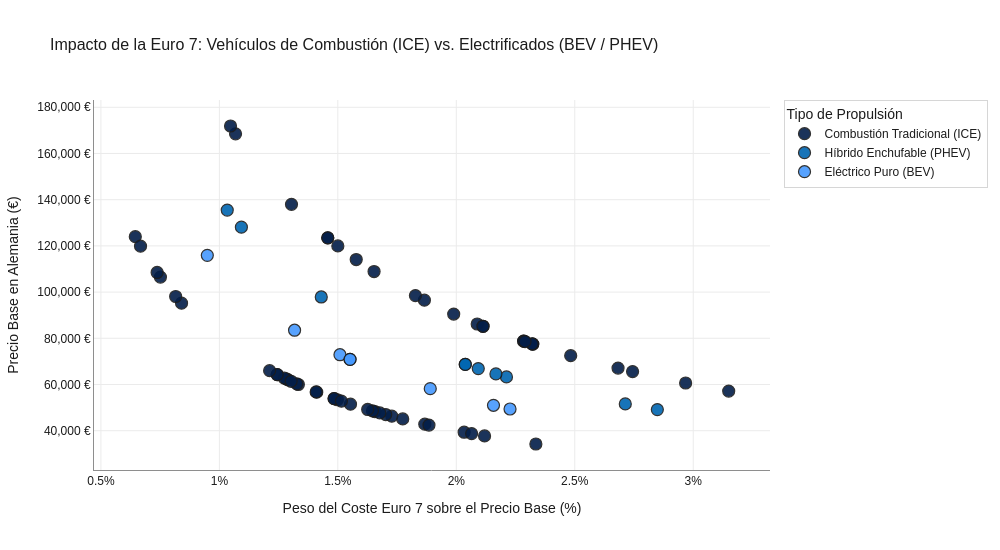

Notebook cell for this chart:
### Markdown cell above
### Enfoque Técnico Avanzado: Normativa Euro 7 (Eléctricos e Híbridos dejan de ser "intocables")

La entrada en vigor de la **normativa Euro 7** amplía el foco regulatorio más allá del tubo de escape, incorporando exigencias técnicas que impactan directamente en los vehículos electrificados (**BEV** y **PHEV**):

1. **Desgaste de frenos y neumáticos (Índice masa-desgaste):** A mayor masa en orden de marcha (especialmente en eléctricos y PHEV por el peso de las baterías), mayor es la fricción y la emisión de partículas PM10/PM2.5. Esto obliga a incorporar sistemas de frenado regenerativo más avanzados y compuestos de neumáticos de bajo desgaste, encareciendo el coste unitario.
2. **Durabilidad mínima de baterías (Sensibilidad por ciclo):** Euro 7 exige que las baterías conserven al menos el **80 %** de su capacidad original tras **5 años o 100.000 km**, y el **72 %** tras **8 años o 160.000 km**. En los **híbridos enchufables (PHEV)**, al tener baterías más pequeñas sometidas a ciclos de carga/descarga diarios mucho más intensivos, se requiere sobredimensionar el margen de capacidad oculta (*búfer*) y reforzar la química de celdas.
3. **Autonomía en frío y gestión térmica:** La estandarización de pruebas a bajas temperaturas y potencia sostenida exige integrar bombas de calor y sistemas de gestión térmica más complejos desde el equipamiento base.

#### Metodología de cálculo y segmentación tecnológica (`Coste_Euro7`)

Se evalúa el impacto porcentual sobre el precio de tarifa en Alemania para identificar si la norma penaliza proporcionalmente más a los modelos de acceso o a los de gama alta:

$$\text{Impacto Relativo (\%)} = \left( \frac{\text{Coste Euro 7}}{\text{Precio Alemania}} \right) \times 100$$

Asignación de costes tecnológicos estimados según arquitectura de propulsión:
* **Híbridos Enchufables (`PHEV` — denominación terminada en `e`, como `530e`):** **1.400 €** *(adaptación del motor térmico + refuerzo de búfer y durabilidad de batería a 8 años)*.
* **Eléctricos Puros (`BEV` — prefijo `i` delante de la serie, como `i4`, `iX1`):** **1.100 €** *(neumáticos de baja abrasión, control de partículas de frenado y gestión térmica en frío)*.
* **Combustión Interna (`ICE` — gasolina y diésel):**
  * **1.800 €** en modelos deportivos **BMW M** y SUV de gran cilindrada/peso.
  * **1.200 €** en berlinas y familiares térmicos intermedios.
  * **800 €** en modelos térmicos de acceso (`116i`, `118d`, `218i`, etc.).

### Code cell
def modelar_impacto_electrificacion(row):
  modelo = str(row['Modelo']).strip().upper()
  precio = row['Alemania']

  #Híbridos Enchufables (PHEV) -> Incluye 25e, 30e, 50e, 225e, 330e, 530e, 750e y XM
  if any(
      x in modelo
      for x in ['25E', '30E', '50E', '225E', '330E', '530E', '750E', 'XM']
  ):
    coste_phev = 1400
    impacto_rel = (coste_phev / precio) * 100
    return pd.Series(
        [coste_phev, impacto_rel, 'Híbrido Enchufable (PHEV)'],
        index=['Coste_Euro7', 'Impacto_Relativo_%', 'Tecnologia'],
    )

  #Eléctricos Puros (BEV) -> Inicial 'I' (i4, i5, i7, iX1, iX2, iX3, iX)
  elif modelo.startswith(('I4', 'I5', 'I7', 'IX')):
    coste_bev = 1100
    impacto_rel = (coste_bev / precio) * 100
    return pd.Series(
        [coste_bev, impacto_rel, 'Eléctrico Puro (BEV)'],
        index=['Coste_Euro7', 'Impacto_Relativo_%', 'Tecnologia'],
    )

  #Combustión Tradicional (ICE: Gasolina / Diésel)
  else:
    coste_ice = 1800 if 'M' in modelo else 800
    impacto_rel = (coste_ice / precio) * 100
    return pd.Series(
        [coste_ice, impacto_rel, 'Combustión Tradicional (ICE)'],
        index=['Coste_Euro7', 'Impacto_Relativo_%', 'Tecnologia'],
    )


#Aplicar el modelo al DataFrame
df[['Coste_Euro7', 'Impacto_Relativo_%', 'Tecnologia']] = df.apply(
    modelar_impacto_electrificacion, axis=1
)

#Gráfico interactivo con la gama de azules corporativos de BMW
fig = px.scatter(
    df,
    x='Impacto_Relativo_%',
    y='Alemania',
    color='Tecnologia',
    hover_name='Modelo',
    custom_data=['Coste_Euro7'],
    title=(
        'Impacto de la Euro 7: Vehículos de Combustión (ICE) vs. Electrificados'
        ' (BEV / PHEV)'
    ),
    labels={
        'Impacto_Relativo_%': 'Peso del Coste Euro 7 sobre el Precio Base (%)',
        'Alemania': 'Precio Base en Alemania (€)',
        'Tecnologia': 'Tipo de Propulsión',
    },
    color_discrete_map={
        'Combustión Tradicional (ICE)': '#031E49',  # Azul marino oscuro BMW M
        'Híbrido Enchufable (PHEV)': '#0066B1',  # Azul BMW principal
        'Eléctrico Puro (BEV)': '#4599FE',  # Azul eléctrico claro BMW i
    },
    category_orders={
        'Tecnologia': [
            'Combustión Tradicional (ICE)',
            'Híbrido Enchufable (PHEV)',
            'Eléctrico Puro (BEV)',
        ]
    },
    template='plotly_white',
)

#Puntos con borde Negro Carbón BMW y tooltip detallado
fig.update_traces(
    marker=dict(
        size=12, opacity=0.90, line=dict(width=1.2, color='#1C1C1C')
    ),
    hovertemplate=(
        '<b>%{hovertext}</b><br>'
        'Impacto Euro 7: <b>%{x:.2f}%</b> (%{customdata:,.0f} €)<br>'
        'Precio Alemania: %{y:,.0f} €<extra></extra>'
    ),
)

#Diseño limpio unificado con el resto del cuaderno
fig.update_layout(
    width=1000,
    height=550,
    font=dict(family='Arial, sans-serif', color='#1C1C1C'),
    title=dict(font=dict(size=16, color='#1C1C1C')),
    legend=dict(
        title_text='Tipo de Propulsión',
        bgcolor='rgba(255, 255, 255, 0.9)',
        bordercolor='#D6D6D6',
        borderwidth=1,
    ),
    xaxis=dict(
        ticksuffix='%',
        gridcolor='#EBEBEB',
        linecolor='#8E8E8E',
        showline=True,
        zeroline=False,
    ),
    yaxis=dict(
        tickformat=',.0f',
        ticksuffix=' €',
        gridcolor='#EBEBEB',
        linecolor='#8E8E8E',
        showline=True,
    ),
)

fig.show()
fig.write_html("grafico_bmw.html", auto_open=True)

### Figure 1 — Plotly figure (JSON) as saved in the notebook; plotly's stock layout.template omitted (floating-point values rounded to 4 significant figures)
{"data": [{"customdata": [[800], [800], [800], [800], [800], [800], [800], [800], [800], [800], [800], [800], [800], [800], [800], [800], [800], [800], [800], [800], [800], [800], [800], [800], [800], [800], [800], [800], [800], [800], [1800], [1800], [800], [800], [800], [800], [800], [1800], [1800], [1800], [1800], [1800], [1800], [1800], [1800], [1800], [1800], [1800], [1800], [1800], [1800], [1800], [1800], [1800], [1800], [1800], [1800], [1800], [1800], [1800]], "hovertemplate": "<b>%{hovertext}</b><br>Impacto Euro 7: <b>%{x:.2f}%</b> (%{customdata:,.0f} €)<br>Precio Alemania: %{y:,.0f} €<extra></extra>", "hovertext": ["Serie 1 116i", "Serie 1 118d", "Serie 2 Coupe 218i", "Serie 2 coupe 220d", "Serie 2 Gran Coupe 218i", "Serie 2 Gran Coupe 220d", "Serie 4 coupe 420i", "Serie 4 coupe 420d", "Serie 4 Gran Coupe 420i", "Serie 4 Gran Coupe 420d", "Serie 3 320i", "Serie 3 318d", "Serie 5 520i", "Serie 5 520d", "Serie 7 730i", "Serie 7 740d", "Serie 2 Active Tourer 218i", "Serie 2 active Tourer 218d", "Serie 3 Touring 320i", "Serie 3 Touring 318d", "Serie 5 Touring 520i", "Serie 5 Touring 520d", "X1 sDrive 20i", "X1 sDrive 20d", "X2 sDrive 20i", "X2 sDrive 18d", "X3 xDrive 20i", "X3 xDrive 20d", "X5 xDrive 40i", "X5 xDrive 30d", "X6 xDrive 40i M Sport", "X6 xDrive 30d M Sport", "X7 xDrive 40i", "X7 xDrive 40d", "Serie 4 Cabrio 420i", "Serie 4 Cabrio 420d", "Z4 sDrive", "Serie 1 M135 xDrive", "Serie 2 Gran Coupe M235i xDrive", "M2", "M3", "M3 Touring", "Serie 3 M340i xDrive", "Serie 3 Touring M340i xDrive", "Serie 3 M340d xDrive", "Serie 3 Touring M340d xDrive", "M4 Coupe", "Serie 4 M440i xDrive", "Serie 4 M440d xDrive", "M4 Cabrio", "Serie 4 Cabrio M440i xDrive", "Serie 4 Cabrio M440d xDrive", "X1 M35i xDrive", "X2 M35i xDrive", "X3 M50i xDrive", "X5 M", "X5 M60i xDrive", "X6 M", "X6 M60i xDrive", "X7 M60i xDrive"], "legendgroup": "Combustión Tradicional (ICE)", "marker": {"color": "#031E49", "line": {"color": "#1C1C1C", "width": 1.2}, "opacity": 0.9, "size": 12, "symbol": "circle"}, "mode": "markers", "name": "Combustión Tradicional (ICE)", "orientation": "v", "showlegend": true, "type": "scatter", "x": [2.336, 2.033, 1.728, 1.498, 2.119, 1.867, 1.484, 1.411, 1.484, 1.408, 1.702, 1.553, 1.333, 1.284, 0.6452, 0.6672, 2.065, 1.885, 1.656, 1.515, 1.29, 1.244, 1.774, 1.677, 1.646, 1.626, 1.327, 1.274, 0.8403, 0.8155, 1.457, 1.989, 0.7512, 0.7373, 1.303, 1.244, 1.212, 3.15, 2.968, 2.323, 1.865, 1.653, 2.483, 2.284, 2.323, 2.284, 1.827, 2.32, 2.29, 1.578, 2.113, 2.088, 2.744, 2.683, 2.113, 1.068, 1.5, 1.047, 1.457, 1.304], "xaxis": "x", "y": [34250, 39350, 46300, 53400, 37750, 42850, 53900, 56700, 53900, 56800, 47000, 51500, 60000, 62300, 124000, 119900, 38750, 42450, 48300, 52800, 62000, 64300, 45100, 47700, 48600, 49200, 60300, 62800, 95200, 98100, 123500, 90500, 106500, 108500, 61400, 64300, 66000, 57150, 60650, 77500, 96500, 108900, 72500, 78800, 77500, 78800, 98500, 77600, 78600, 114100, 85200, 86200, 65600, 67100, 85200, 168500, 120000, 171900, 123500, 138000], "yaxis": "y"}, {"customdata": [[1400], [1400], [1400], [1400], [1400], [1400], [1400], [1400], [1400], [1400]], "hovertemplate": "<b>%{hovertext}</b><br>Impacto Euro 7: <b>%{x:.2f}%</b> (%{customdata:,.0f} €)<br>Precio Alemania: %{y:,.0f} €<extra></extra>", "hovertext": ["Serie 2 Active Tourer 225e", "Serie 3 330e", "Serie 3 Touring 330e", "Serie 5 530e", "Serie 5 Touring 530e", "Serie 7 750e", "X1 xDrive 25e", "X3 xDrive 30e", "X5 xDrive 50e", "XM"], "legendgroup": "Híbrido Enchufable (PHEV)", "marker": {"color": "#0066B1", "line": {"color": "#1C1C1C", "width": 1.2}, "opacity": 0.9, "size": 12, "symbol": "circle"}, "mode": "markers", "name": "Híbrido Enchufable (PHEV)", "orientation": "v", "showlegend": true, "type": "scatter", "x": [2.848, 2.212, 2.167, 2.038, 2.038, 1.093, 2.713, 2.093, 1.43, 1.033], "xaxis": "x", "y": [49150, 63300, 64600, 68700, 68700, 128100, 51600, 66900, 97900, 135500], "yaxis": "y"}, {"customdata": [[1100], [1100], [1100], [1100], [1100], [1100], [1100], [1100]], "hovertemplate": "<b>%{hovertext}</b><br>Impacto Euro 7: <b>%{x:.2f}%</b> (%{customdata:,.0f} €)<br>Precio Alemania: %{y:,.0f} €<extra></extra>", "hovertext": ["I4 Gran Coupe eDrive 35", "i5 eDrive 40", "i5 Touring eDrive 40", "i7 eDrive 50", "iX1 eDrive 20", "iX2 eDrive 20", "iX3 xDrive 50", "iX xDrive 45"], "legendgroup": "Eléctrico Puro (BEV)", "marker": {"color": "#4599FE", "line": {"color": "#1C1C1C", "width": 1.2}, "opacity": 0.9, "size": 12, "symbol": "circle"}, "mode": "markers", "name": "Eléctrico Puro (BEV)", "orientation": "v", "showlegend": true, "type": "scatter", "x": [1.89, 1.551, 1.509, 0.9491, 2.227, 2.157, 1.551, 1.317], "xaxis": "x", "y": [58200, 70900, 72900, 115900, 49400, 51000, 70900, 83500], "yaxis": "y"}], "layout": {"font": {"color": "#1C1C1C", "family": "Arial, sans-serif"}, "height": 550, "legend": {"bgcolor": "rgba(255, 255, 255, 0.9)", "bordercolor": "#D6D6D6", "borderwidth": 1, "title": {"text": "Tipo de Propulsión"}, "tracegroupgap": 0}, "title": {"font": {"color": "#1C1C1C", "size": 16}, "text": "Impacto de la Euro 7: Vehículos de Combustión (ICE) vs. Electrificados (BEV / PHEV)"}, "width": 1000, "xaxis": {"anchor": "y", "domain": [0, 1], "gridcolor": "#EBEBEB", "linecolor": "#8E8E8E", "showline": true, "ticksuffix": "%", "title": {"text": "Peso del Coste Euro 7 sobre el Precio Base (%)"}, "zeroline": false}, "yaxis": {"anchor": "x", "domain": [0, 1], "gridcolor": "#EBEBEB", "linecolor": "#8E8E8E", "showline": true, "tickformat": ",.0f", "ticksuffix": " €", "title": {"text": "Precio Base en Alemania (€)"}}}}
